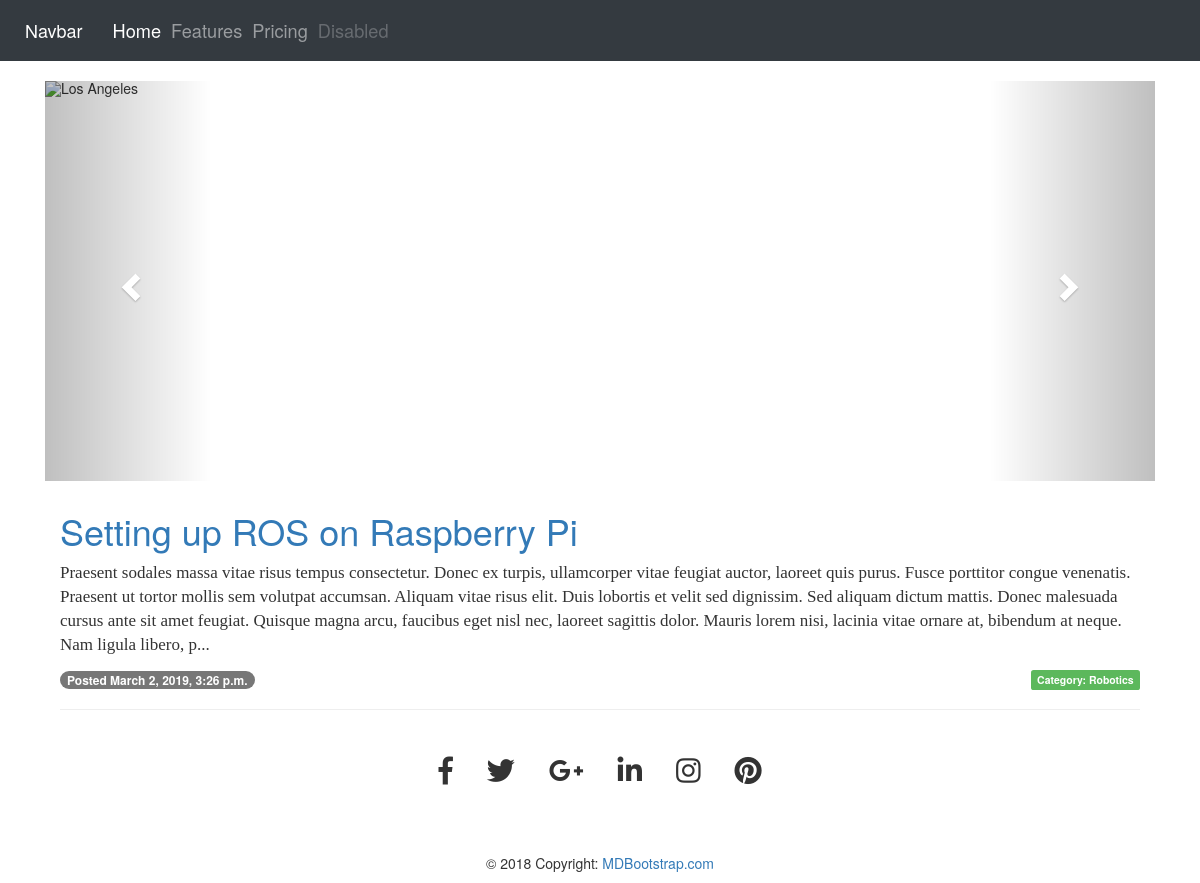
Page /robotics/ on the committed database.
### articles/models.py (models this page shows, shortened)
class Article(models.Model):
    category = models.CharField(max_length=100)
    title = models.CharField(max_length=100)
    slug = models.SlugField()
    body = models.TextField()
    date = models.DateTimeField(auto_now_add=True)
    def snippet(self):
        return self.body[:500] + "..."
    def retrieve_category(self):
        return self.category

### djangonautic/views.py (the view)
# urls.py: url(r'^robotics/$',views.robotics),
def robotics(request):
    articles = filter("Robotics")
    return render(request,'robotics.html',{'articles':articles})

### djangonautic/views.py (called while the page is built)
def filter(blog_category):
    articles = Article.objects.all().order_by("date") #retrieves article from db by date
    articles = articles.filter(category=blog_category) #Then filter it by Category
    return articles

### templates/robotics.html (shortened to what this page needs)
{%load static from staticfiles%}
<!DOCTYPE html>
<html lang="en">
<head>
  <link rel="stylesheet" href="https://stackpath.bootstrapcdn.com/bootstrap/4.2.1/css/bootstrap.min.css">
  <link rel="stylesheet" href="https://maxcdn.bootstrapcdn.com/bootstrap/3.4.0/css/bootstrap.min.css">
  <link rel="stylesheet" href="https://use.fontawesome.com/releases/v5.6.3/css/all.css">
  <link rel="stylesheet" href="{%static 'home.css'%}">
</head>
<body>
<nav class="navbar navbar-expand-lg navbar-dark bg-dark navbar-static-top">
  <a class="navbar-brand" href="#">Navbar</a>
  <div class="collapse navbar-collapse" id="navbarNav">
    <ul class="navbar-nav">
      <li class="nav-item active">
        <a class="nav-link" href="#">Home <span class="sr-only">(current)</span></a>
      </li>
      <li class="nav-item">
        <a class="nav-link" href="#">Features</a>
      </li>
      <li class="nav-item">
        <a class="nav-link" href="#">Pricing</a>
      </li>
      <li class="nav-item">
        <a class="nav-link disabled" href="#" tabindex="-1" aria-disabled="true">Disabled</a>
      </li>
    </ul>
  </div>
</nav>
<div class="container">
  <div id="myCarousel" class="carousel slide" data-ride="carousel">
    <ol class="carousel-indicators">
      <li data-target="#myCarousel" data-slide-to="0" class="active"></li>
      <li data-target="#myCarousel" data-slide-to="1"></li>
      <li data-target="#myCarousel" data-slide-to="2"></li>
    </ol>
    <div class="carousel-inner">
      <div class="item active">
        <img src="{%static 'chris-ried-512801-unsplash.jpg'%}" alt="Los Angeles" style="width:100%;">
      </div>
    </div>
    <a class="left carousel-control" href="#myCarousel" data-slide="prev">
      <span class="glyphicon glyphicon-chevron-left"></span>
    </a>
    <a class="right carousel-control" href="#myCarousel" data-slide="next">
      <span class="glyphicon glyphicon-chevron-right"></span>
    </a>
  </div
  <p>{{article.retrieve_by_category}}</p>
  <div class="col-md-12">
    <div class="articles">
      {%for article in articles%}
      <div class="article">
        <h1><a href="#">{{article.title}}</a></h1>
        <p>{{article.snippet}}</p>
      </div>
      <div>
        <span class="badge">Posted {{article.date}}</span>
        <div class="pull-right"> <span class="label label-success">Category: {{article.retrieve_category}}</span></div>
      </div>
      <hr>
      {%endfor%}
    </div>
  </div>
</div>
<footer class="page-footer font-small cyan darken-3">
    <div class="container">
      <div class="row">
        <div class="col-md-12 py-5 center">
          <div class="mb-5 flex-center">
            <a class="fb-ic">
              <i class="fab fa-facebook-f fa-lg white-text mr-md-5 mr-3 fa-2x"> </i>
            </a>
            <a class="tw-ic">
              <i class="fab fa-twitter fa-lg white-text mr-md-5 mr-3 fa-2x"> </i>
            </a>
            <a class="gplus-ic">
              <i class="fab fa-google-plus-g fa-lg white-text mr-md-5 mr-3 fa-2x"> </i>
            </a>
            <a class="li-ic">
              <i class="fab fa-linkedin-in fa-lg white-text mr-md-5 mr-3 fa-2x"> </i>
            </a>
            <a class="ins-ic">
              <i class="fab fa-instagram fa-lg white-text mr-md-5 mr-3 fa-2x"> </i>
            </a>
            <a class="pin-ic">
              <i class="fab fa-pinterest fa-lg white-text fa-2x"> </i>
            </a>
          </div>
        </div>
      </div>
    </div>
    <div class="footer-copyright text-center py-3">© 2018 Copyright:
      <a href="https://mdbootstrap.com/education/bootstrap/"> MDBootstrap.com</a>
    </div>
  </footer>
</body>
</html>

### assets/home.css (style rules this page uses)
.center { display: flex; justify-content: center; }
.carousel .item { height: 400px; width:auto; }
.item img { position: absolute; top: 0; left: 0; min-height: 400px; }
nav a { color: white; font-size: 1.3em; }
.article p { font-family: 'Playfair Display', serif; font-size: 17px; }

### rows in the picture
Article: title "Setting up ROS on Raspberry Pi", snippet "Praesent sodales massa vitae risus tempus consectetur. Donec ex turpis, ullamcorper vitae feugiat auctor, laoreet quis purus. Fusce porttitor congue venenatis. Praesent ut tortor mollis sem volutpat accumsan. Aliquam vitae risus elit. Duis lobortis et velit sed dignissim. Sed aliquam dictum mattis. Donec malesuada cursus ante sit amet feugiat. Quisque magna arcu, faucibus eget nisl nec, laoreet sagittis dolor. Mauris lorem nisi, lacinia vitae ornare at, bibendum at neque. Nam ligula libero, p...", date "March 2, 2019, 3:26 p.m.", retrieve_category "Robotics"
